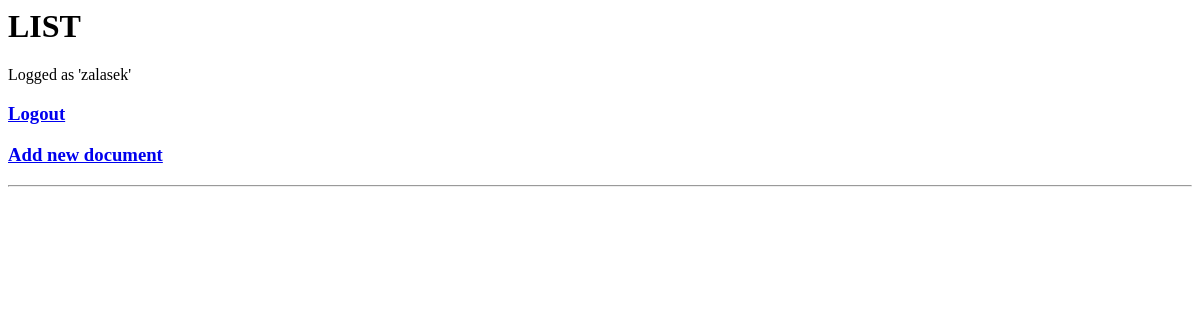
The page /documents/ (signed in) on the database as committed earlier.
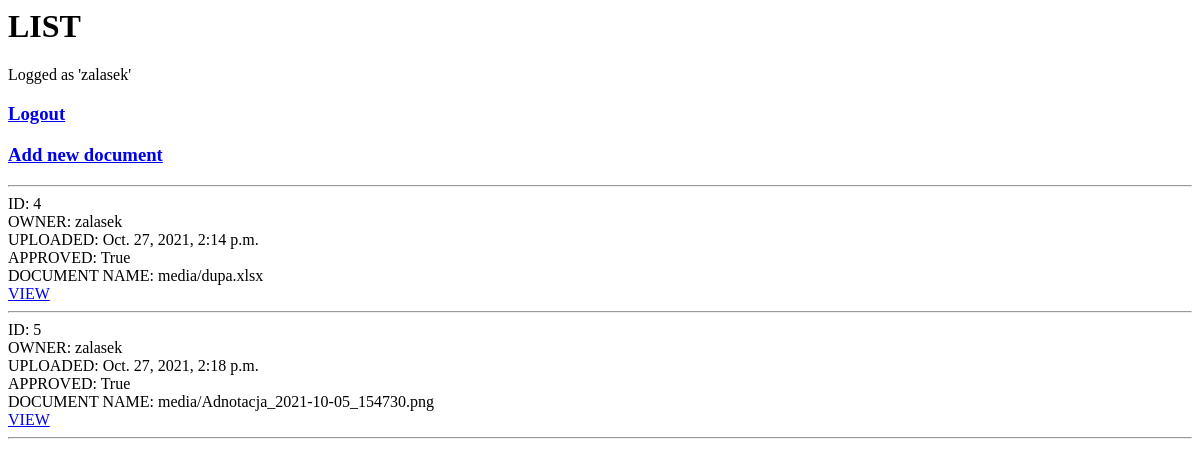
The same page on the database as committed later.
### documents/models.py (models this page shows, shortened)
class Document(models.Model):
    owner = models.ForeignKey(User, on_delete=models.CASCADE, null=True, blank=True)
    description = models.TextField(max_length=300, blank=True, null=True)
    created = models.DateTimeField(auto_now_add=True)
    approved = models.BooleanField(default=False, null=True, blank=True)
    document_file = models.FileField(upload_to='media/', null=True, blank=True)

### documents/views.py (the view)
# urls.py: path('documents/', DocumentListView, name='document-list'),
def DocumentListView(request):
    owner_id = request.user.id
    documents = Document.objects.filter(owner=owner_id)
    context = {'documents' : documents}
    return render(request, 'documents/document_list.html', context)

### documents/templates/documents/document_list.html
<h1 >LIST</h1>
<p> Logged as '{{request.user}}' </p>
<h3>  <a href='{% url 'logout'%}'> Logout </a>   </h3>
<h3>  <a href='{% url 'document-create'%}'> Add new document </a>   </h3>
<hr>
{% for document in documents %}
    ID: {{document.id}} <br>
    OWNER: {{document.owner}} <br>
    UPLOADED: {{document.created}} <br>
    APPROVED: {{document.approved}} <br>
    DOCUMENT NAME: {{document.document_file}} <br>
        <a href='{% url 'document-detail' document.id %}'> VIEW </a>
<hr>
{% endfor %}

Rows that differ between the two databases and show on the page:
added Document: id "4", owner "zalasek", created "Oct. 27, 2021, 2:14 p.m.", approved "True", document_file "media/dupa.xlsx"
added Document: id "5", owner "zalasek", created "Oct. 27, 2021, 2:18 p.m.", approved "True", document_file "media/Adnotacja_2021-10-05_154730.png"
